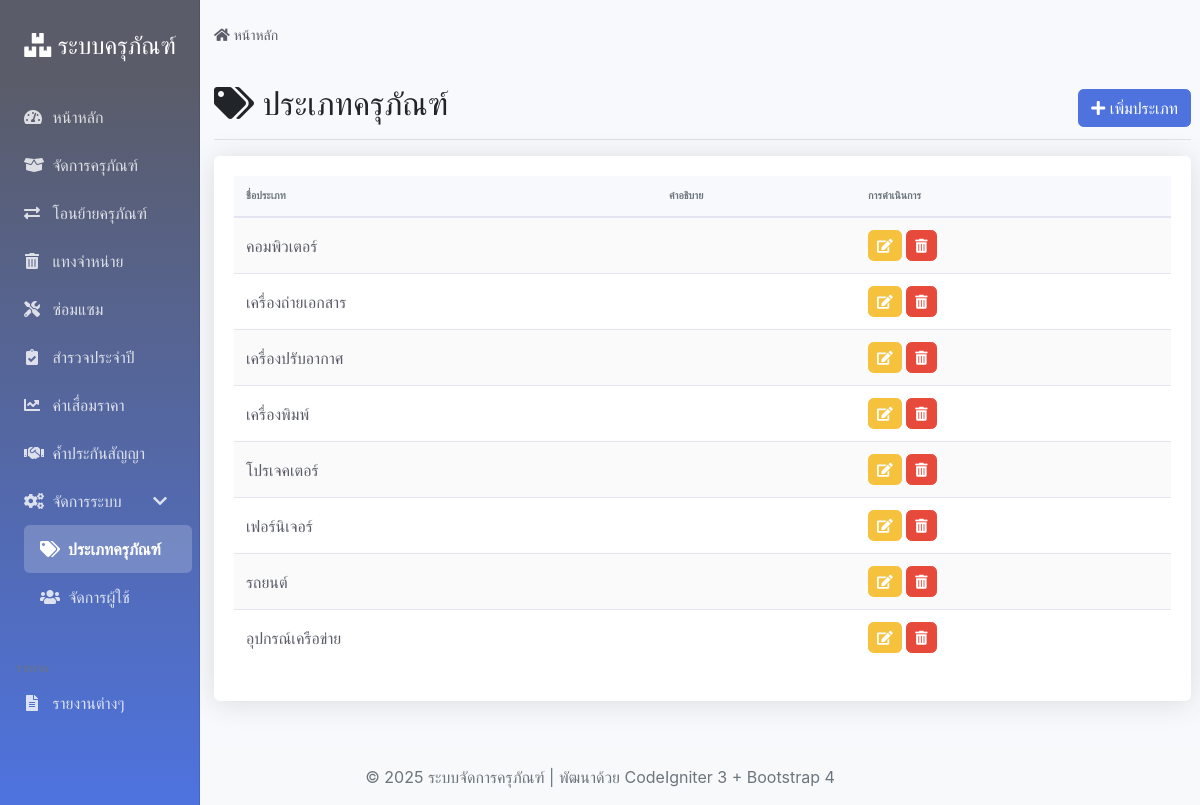
/index.php/assettypes, run on the app's committed database.
### tables this page shows
CREATE TABLE `asset_types` (
  `type_id` int(11) NOT NULL,
  `type_name` varchar(100) NOT NULL COMMENT 'ชื่อประเภทครุภัณฑ์',
  `description` text COMMENT 'คำอธิบาย'
);

### application/controllers/Assettypes.php (called while the page is built, shortened)
<?php
class Assettypes extends CI_Controller {
    public function __construct()
    {
        $this->load->model('Assettype_model');
        $this->load->helper(['url', 'form']);
        $this->load->library(['session', 'form_validation']);
    }
    public function index()
    {
        $data['types'] = $this->Assettype_model->get_all_types();
        $data['page_title'] = 'จัดการประเภทครุภัณฑ์ - ระบบจัดการครุภัณฑ์';
        $data['page_name'] = 'assettypes';
        $this->load->view('templates/header', $data);
        $this->load->view('assettypes/index', $data);
        $this->load->view('templates/footer');
    }
}

### index.php (called while the page is built, shortened)
<?php
require_once BASEPATH.'core/CodeIgniter.php';

### application/models/Assettype_model.php (called while the page is built, shortened)
<?php
class Assettype_model extends CI_Model {
    public function get_all_types()
    {
        $this->db->order_by('type_name', 'ASC');
        $query = $this->db->get('asset_types');
        return $query->result_array();
    }
}

### application/views/assettypes/index.php (the view)
<div class="d-flex justify-content-between flex-wrap flex-md-nowrap align-items-center pt-3 pb-2 mb-3 border-bottom">
    <h1 class="h2">
        <i class="fas fa-tags"></i>
        ประเภทครุภัณฑ์
    </h1>
    <div class="btn-toolbar mb-2 mb-md-0">
        <a href="<?php echo base_url('assettypes/add'); ?>" class="btn btn-primary">
            <i class="fas fa-plus"></i> เพิ่มประเภท
        </a>
    </div>
</div>
<div class="card">
    <div class="card-body">
        <?php if (!empty($types)): ?>
            <div class="table-responsive">
                <table class="table table-striped">
                    <thead>
                        <tr>
                            <th>ชื่อประเภท</th>
                            <th>คำอธิบาย</th>
                            <th>การดำเนินการ</th>
                        </tr>
                    </thead>
                    <tbody>
                        <?php foreach ($types as $type): ?>
                            <tr>
                                <td><?php echo htmlspecialchars($type['type_name']); ?></td>
                                <td><?php echo htmlspecialchars($type['description']); ?></td>
                                <td>
                                    <a href="<?php echo base_url('assettypes/edit/' . $type['type_id']); ?>" class="btn btn-sm btn-warning">
                                        <i class="fas fa-edit"></i>
                                    </a>
                                    <a href="<?php echo base_url('assettypes/delete/' . $type['type_id']); ?>" class="btn btn-sm btn-danger" onclick="return confirm('คุณแน่ใจหรือไม่ที่จะลบประเภทนี้?');">
                                        <i class="fas fa-trash-alt"></i>
                                    </a>
                                </td>
                            </tr>
                        <?php endforeach; ?>
                    </tbody>
                </table>
            </div>
        <?php else: ?>
            <p class="text-center text-muted mb-0">ไม่พบประเภทครุภัณฑ์</p>
        <?php endif; ?>
    </div>
</div>

### assets/css/custom.css (style rules this page uses)
body { background-color: #f8f9fc; font-family: 'Nunito', -apple-system, BlinkMacSystemFont, 'Segoe UI', 'Roboto', 'Helvetica Neue', Arial, sans-serif; }
.card { box-shadow: 0 0.15rem 1.75rem 0 rgba(58, 59, 69, 0.15); border: none; border-radius: .35rem; }
.btn { border-radius: .35rem; font-weight: 400; transition: all .15s ease-in-out; }
.btn-primary { background-color: #4e73df; border-color: #4e73df; }
.btn-warning { background-color: #f6c23e; border-color: #f6c23e; color: #fff; }
.btn-danger { background-color: #e74a3b; border-color: #e74a3b; }
.table { color: #5a5c69; }
.table thead th { border-top: none; border-bottom: 2px solid #e3e6f0; font-weight: 600; text-transform: uppercase; font-size: .65rem; color: #6c757d; background-color: #f8f9fc; }
.table td { border-top: 1px solid #e3e6f0; vertical-align: middle; }
.table-striped tbody tr:nth-of-type(odd) { background-color: rgba(0, 0, 0, .02); }

### data on the page
asset_types: type_name "คอมพิวเตอร์"
asset_types: type_name "เครื่องถ่ายเอกสาร"
asset_types: type_name "เครื่องปรับอากาศ"
asset_types: type_name "เครื่องพิมพ์"
asset_types: type_name "โปรเจคเตอร์"
asset_types: type_name "เฟอร์นิเจอร์"
asset_types: type_name "รถยนต์"
asset_types: type_name "อุปกรณ์เครือข่าย"
